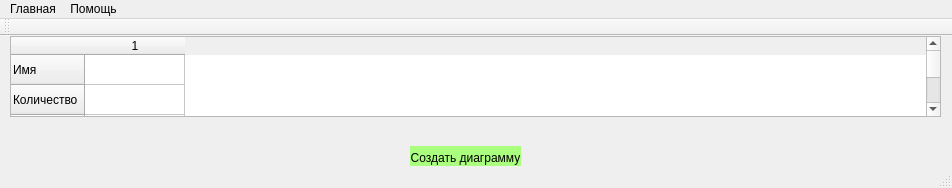
<?xml version="1.0" encoding="UTF-8"?>
<ui version="4.0">
 <class>MainWindow</class>
 <widget class="QMainWindow" name="MainWindow">
  <property name="geometry">
   <rect>
    <x>0</x>
    <y>0</y>
    <width>952</width>
    <height>188</height>
   </rect>
  </property>
  <property name="windowTitle">
   <string>MainWindow</string>
  </property>
  <widget class="QWidget" name="centralWidget">
   <widget class="QPushButton" name="pushButton">
    <property name="geometry">
     <rect>
      <x>410</x>
      <y>110</y>
      <width>111</width>
      <height>23</height>
     </rect>
    </property>
    <property name="palette">
     <palette>
      <active>
       <colorrole role="WindowText">
        <brush brushstyle="SolidPattern">
         <color alpha="255">
          <red>0</red>
          <green>0</green>
          <blue>0</blue>
         </color>
        </brush>
       </colorrole>
       <colorrole role="Button">
        <brush brushstyle="SolidPattern">
         <color alpha="255">
          <red>170</red>
          <green>255</green>
          <blue>127</blue>
         </color>
        </brush>
       </colorrole>
       <colorrole role="Light">
        <brush brushstyle="SolidPattern">
         <color alpha="255">
          <red>255</red>
          <green>255</green>
          <blue>255</blue>
         </color>
        </brush>
       </colorrole>
       <colorrole role="Midlight">
        <brush brushstyle="SolidPattern">
         <color alpha="255">
          <red>212</red>
          <green>255</green>
          <blue>191</blue>
         </color>
        </brush>
       </colorrole>
       <colorrole role="Dark">
        <brush brushstyle="SolidPattern">
         <color alpha="255">
          <red>85</red>
          <green>127</green>
          <blue>63</blue>
         </color>
        </brush>
       </colorrole>
       <colorrole role="Mid">
        <brush brushstyle="SolidPattern">
         <color alpha="255">
          <red>113</red>
          <green>170</green>
          <blue>84</blue>
         </color>
        </brush>
       </colorrole>
       <colorrole role="Text">
        <brush brushstyle="SolidPattern">
         <color alpha="255">
          <red>0</red>
          <green>0</green>
          <blue>0</blue>
         </color>
        </brush>
       </colorrole>
       <colorrole role="BrightText">
        <brush brushstyle="SolidPattern">
         <color alpha="255">
          <red>255</red>
          <green>255</green>
          <blue>255</blue>
         </color>
        </brush>
       </colorrole>
       <colorrole role="ButtonText">
        <brush brushstyle="SolidPattern">
         <color alpha="255">
          <red>0</red>
          <green>0</green>
          <blue>0</blue>
         </color>
        </brush>
       </colorrole>
       <colorrole role="Base">
        <brush brushstyle="SolidPattern">
         <color alpha="255">
          <red>255</red>
          <green>255</green>
          <blue>255</blue>
         </color>
        </brush>
       </colorrole>
       <colorrole role="Window">
        <brush brushstyle="SolidPattern">
         <color alpha="255">
          <red>170</red>
          <green>255</green>
          <blue>127</blue>
         </color>
        </brush>
       </colorrole>
       <colorrole role="Shadow">
        <brush brushstyle="SolidPattern">
         <color alpha="255">
          <red>0</red>
          <green>0</green>
          <blue>0</blue>
         </color>
        </brush>
       </colorrole>
       <colorrole role="AlternateBase">
        <brush brushstyle="SolidPattern">
         <color alpha="255">
          <red>212</red>
          <green>255</green>
          <blue>191</blue>
         </color>
        </brush>
       </colorrole>
       <colorrole role="ToolTipBase">
        <brush brushstyle="SolidPattern">
         <color alpha="255">
          <red>255</red>
          <green>255</green>
          <blue>220</blue>
         </color>
        </brush>
       </colorrole>
       <colorrole role="ToolTipText">
        <brush brushstyle="SolidPattern">
         <color alpha="255">
          <red>0</red>
          <green>0</green>
          <blue>0</blue>
         </color>
        </brush>
       </colorrole>
      </active>
      <inactive>
       <colorrole role="WindowText">
        <brush brushstyle="SolidPattern">
         <color alpha="255">
          <red>0</red>
          <green>0</green>
          <blue>0</blue>
         </color>
        </brush>
       </colorrole>
       <colorrole role="Button">
        <brush brushstyle="SolidPattern">
         <color alpha="255">
          <red>170</red>
          <green>255</green>
          <blue>127</blue>
         </color>
        </brush>
       </colorrole>
       <colorrole role="Light">
        <brush brushstyle="SolidPattern">
         <color alpha="255">
          <red>255</red>
          <green>255</green>
          <blue>255</blue>
         </color>
        </brush>
       </colorrole>
       <colorrole role="Midlight">
        <brush brushstyle="SolidPattern">
         <color alpha="255">
          <red>212</red>
          <green>255</green>
          <blue>191</blue>
         </color>
        </brush>
       </colorrole>
       <colorrole role="Dark">
        <brush brushstyle="SolidPattern">
         <color alpha="255">
          <red>85</red>
          <green>127</green>
          <blue>63</blue>
         </color>
        </brush>
       </colorrole>
       <colorrole role="Mid">
        <brush brushstyle="SolidPattern">
         <color alpha="255">
          <red>113</red>
          <green>170</green>
          <blue>84</blue>
         </color>
        </brush>
       </colorrole>
       <colorrole role="Text">
        <brush brushstyle="SolidPattern">
         <color alpha="255">
          <red>0</red>
          <green>0</green>
          <blue>0</blue>
         </color>
        </brush>
       </colorrole>
       <colorrole role="BrightText">
        <brush brushstyle="SolidPattern">
         <color alpha="255">
          <red>255</red>
          <green>255</green>
          <blue>255</blue>
         </color>
        </brush>
       </colorrole>
       <colorrole role="ButtonText">
        <brush brushstyle="SolidPattern">
         <color alpha="255">
          <red>0</red>
          <green>0</green>
          <blue>0</blue>
         </color>
        </brush>
       </colorrole>
       <colorrole role="Base">
        <brush brushstyle="SolidPattern">
         <color alpha="255">
          <red>255</red>
          <green>255</green>
          <blue>255</blue>
         </color>
        </brush>
       </colorrole>
       <colorrole role="Window">
        <brush brushstyle="SolidPattern">
         <color alpha="255">
          <red>170</red>
          <green>255</green>
          <blue>127</blue>
         </color>
        </brush>
       </colorrole>
       <colorrole role="Shadow">
        <brush brushstyle="SolidPattern">
         <color alpha="255">
          <red>0</red>
          <green>0</green>
          <blue>0</blue>
         </color>
        </brush>
       </colorrole>
       <colorrole role="AlternateBase">
        <brush brushstyle="SolidPattern">
         <color alpha="255">
          <red>212</red>
          <green>255</green>
          <blue>191</blue>
         </color>
        </brush>
       </colorrole>
       <colorrole role="ToolTipBase">
        <brush brushstyle="SolidPattern">
         <color alpha="255">
          <red>255</red>
          <green>255</green>
          <blue>220</blue>
         </color>
        </brush>
       </colorrole>
       <colorrole role="ToolTipText">
        <brush brushstyle="SolidPattern">
         <color alpha="255">
          <red>0</red>
          <green>0</green>
          <blue>0</blue>
         </color>
        </brush>
       </colorrole>
      </inactive>
      <disabled>
       <colorrole role="WindowText">
        <brush brushstyle="SolidPattern">
         <color alpha="255">
          <red>85</red>
          <green>127</green>
          <blue>63</blue>
         </color>
        </brush>
       </colorrole>
       <colorrole role="Button">
        <brush brushstyle="SolidPattern">
         <color alpha="255">
          <red>170</red>
          <green>255</green>
          <blue>127</blue>
         </color>
        </brush>
       </colorrole>
       <colorrole role="Light">
        <brush brushstyle="SolidPattern">
         <color alpha="255">
          <red>255</red>
          <green>255</green>
          <blue>255</blue>
         </color>
        </brush>
       </colorrole>
       <colorrole role="Midlight">
        <brush brushstyle="SolidPattern">
         <color alpha="255">
          <red>212</red>
          <green>255</green>
          <blue>191</blue>
         </color>
        </brush>
       </colorrole>
       <colorrole role="Dark">
        <brush brushstyle="SolidPattern">
         <color alpha="255">
          <red>85</red>
          <green>127</green>
          <blue>63</blue>
         </color>
        </brush>
       </colorrole>
       <colorrole role="Mid">
        <brush brushstyle="SolidPattern">
         <color alpha="255">
          <red>113</red>
          <green>170</green>
          <blue>84</blue>
         </color>
        </brush>
       </colorrole>
       <colorrole role="Text">
        <brush brushstyle="SolidPattern">
         <color alpha="255">
          <red>85</red>
          <green>127</green>
          <blue>63</blue>
         </color>
        </brush>
       </colorrole>
       <colorrole role="BrightText">
        <brush brushstyle="SolidPattern">
         <color alpha="255">
          <red>255</red>
          <green>255</green>
          <blue>255</blue>
         </color>
        </brush>
       </colorrole>
       <colorrole role="ButtonText">
        <brush brushstyle="SolidPattern">
         <color alpha="255">
          <red>85</red>
          <green>127</green>
          <blue>63</blue>
         </color>
        </brush>
       </colorrole>
       <colorrole role="Base">
        <brush brushstyle="SolidPattern">
         <color alpha="255">
          <red>170</red>
          <green>255</green>
          <blue>127</blue>
         </color>
        </brush>
       </colorrole>
       <colorrole role="Window">
        <brush brushstyle="SolidPattern">
         <color alpha="255">
          <red>170</red>
          <green>255</green>
          <blue>127</blue>
         </color>
        </brush>
       </colorrole>
       <colorrole role="Shadow">
        <brush brushstyle="SolidPattern">
         <color alpha="255">
          <red>0</red>
          <green>0</green>
          <blue>0</blue>
         </color>
        </brush>
       </colorrole>
       <colorrole role="AlternateBase">
        <brush brushstyle="SolidPattern">
         <color alpha="255">
          <red>170</red>
          <green>255</green>
          <blue>127</blue>
         </color>
        </brush>
       </colorrole>
       <colorrole role="ToolTipBase">
        <brush brushstyle="SolidPattern">
         <color alpha="255">
          <red>255</red>
          <green>255</green>
          <blue>220</blue>
         </color>
        </brush>
       </colorrole>
       <colorrole role="ToolTipText">
        <brush brushstyle="SolidPattern">
         <color alpha="255">
          <red>0</red>
          <green>0</green>
          <blue>0</blue>
         </color>
        </brush>
       </colorrole>
      </disabled>
     </palette>
    </property>
    <property name="autoFillBackground">
     <bool>true</bool>
    </property>
    <property name="styleSheet">
     <string notr="true"/>
    </property>
    <property name="text">
     <string>Создать диаграмму</string>
    </property>
    <property name="autoDefault">
     <bool>true</bool>
    </property>
    <property name="default">
     <bool>true</bool>
    </property>
    <property name="flat">
     <bool>true</bool>
    </property>
   </widget>
   <widget class="QTableWidget" name="tableWidget">
    <property name="geometry">
     <rect>
      <x>10</x>
      <y>0</y>
      <width>931</width>
      <height>81</height>
     </rect>
    </property>
    <property name="rowCount">
     <number>4</number>
    </property>
    <property name="columnCount">
     <number>1</number>
    </property>
    <row>
     <property name="text">
      <string>Имя</string>
     </property>
    </row>
    <row>
     <property name="text">
      <string>Количество</string>
     </property>
    </row>
    <row/>
    <row/>
    <column/>
   </widget>
  </widget>
  <widget class="QMenuBar" name="menuBar">
   <property name="geometry">
    <rect>
     <x>0</x>
     <y>0</y>
     <width>952</width>
     <height>21</height>
    </rect>
   </property>
   <widget class="QMenu" name="menu">
    <property name="title">
     <string>Главная</string>
    </property>
    <addaction name="action"/>
   </widget>
   <widget class="QMenu" name="menu_2">
    <property name="title">
     <string>Помощь</string>
    </property>
    <addaction name="action_2"/>
   </widget>
   <addaction name="menu"/>
   <addaction name="menu_2"/>
  </widget>
  <widget class="QToolBar" name="mainToolBar">
   <attribute name="toolBarArea">
    <enum>TopToolBarArea</enum>
   </attribute>
   <attribute name="toolBarBreak">
    <bool>false</bool>
   </attribute>
  </widget>
  <widget class="QStatusBar" name="statusBar"/>
  <action name="action">
   <property name="text">
    <string>Выход</string>
   </property>
  </action>
  <action name="action_2">
   <property name="text">
    <string>О программе</string>
   </property>
  </action>
 </widget>
 <layoutdefault spacing="6" margin="11"/>
 <resources/>
 <connections/>
</ui>
